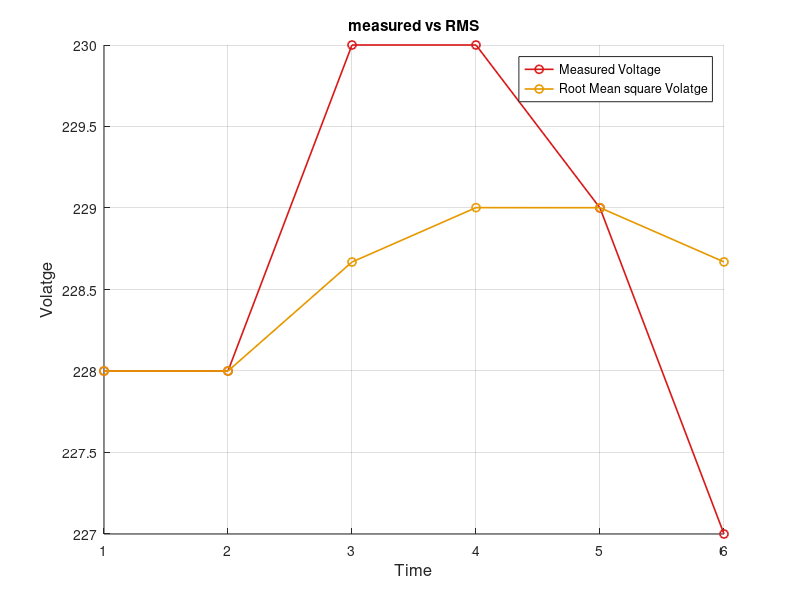
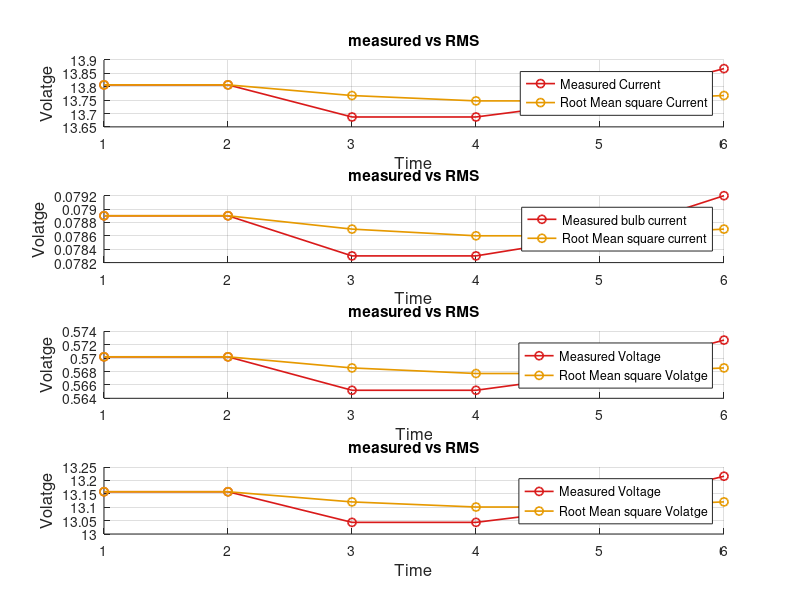
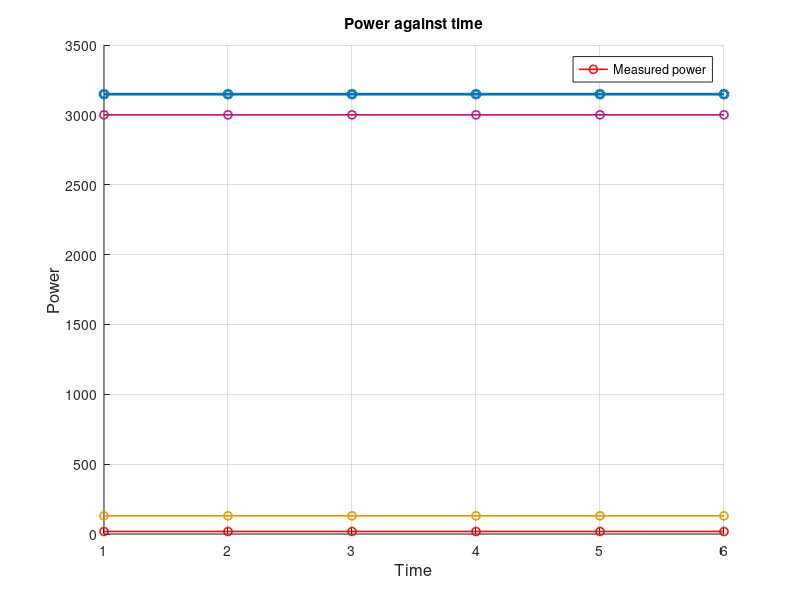
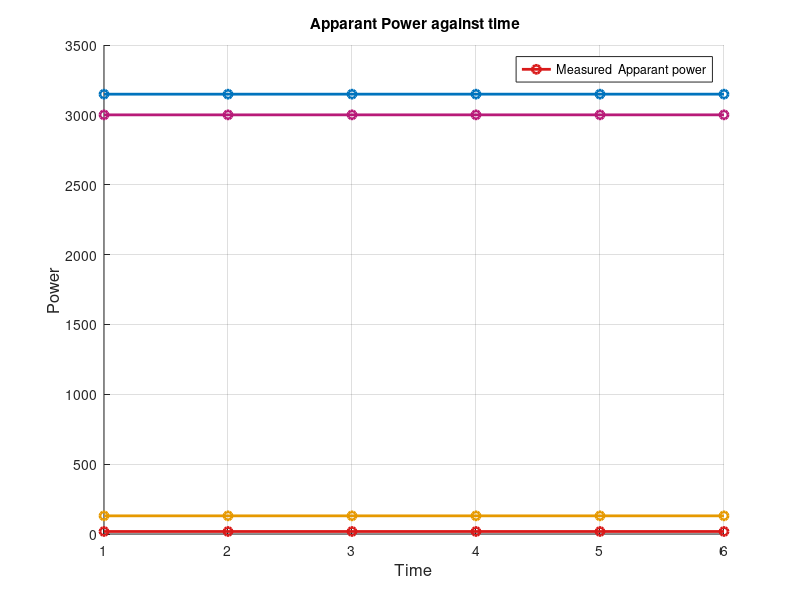

MATLAB code for these plots, in order: (Note: this script raises an error after producing the figures.)
%Formulas: Vrms = sqrt((1/N)*sum(v_n^2))          (eq. 3)
%            Irms = sqrt((1/N)*sum(i_n^2))          (eq. 3)
%            S    = Vrms * Irms
%            P    = (1/N)*sum(v_n * i_n)
%            pf   = P / S




% Data set measured by the volatge sensor and current sensors in time of
% six seconds 
N = 6;
time = (1:N)';
Voltage_measured = [228 228 230 230 229 227];   % V, from ZMPT101B
I_fan_measured    = [0.5702 0.5702 0.5652 0.5652 0.5677 0.5727];% A, ACS712 on fan
I_bulb_measured   = [0.0789 0.0789 0.0783 0.0783 0.0786 0.0792];   % A, ACS712 on bulb
I_heater_measured = [13.1579 13.1579 13.0435 13.0435 13.1004 13.2159]; %ACS712 on heater
I_total_measured = I_fan_measured + I_bulb_measured + I_heater_measured;

Vrms = zeros(N,1);
I_fan_rms = zeros(N,1);
I_bulb_rms = zeros(N,1);
I_heater_rms = zeros(N,1);
I_total_measured_rms = zeros(N,1);

%Now let calculate Vrms 
for i = 1:(N)
    Vrms(i) = sqrt( (1/i) * sum(Voltage_measured(1:i).^2) );
    I_fan_rms(i) = sqrt( (1/i) * sum(I_fan_measured(1:i).^2) );
    I_bulb_rms(i) = sqrt( (1/i) * sum(I_bulb_measured(1:i).^2) );
    I_heater_rms(i) = sqrt( (1/i) * sum(I_heater_measured(1:i).^2) );
    I_total_measured_rms(i) = sqrt( (1/i) * sum(I_total_measured(1:i).^2) );
end

figure(1),hold on
plot(time,Voltage_measured,    '-o' , 'color',  [0.85 0.1 0.1] , 'LineWidth',1.2)
plot(time,Vrms,    '-o' ,'color',    [0.9 0.6 0] ,  'LineWidth',  1.2)
grid on
xlabel("Time",'fontsize' , 12) ,  ylabel ("Volatge", 'fontsize',12)
legend({'Measured Voltage', 'Root Mean square Volatge'})
title('measured vs RMS')

figure(2)
subplot(411),hold on
plot(time, I_total_measured,    '-o' , 'color',  [0.85 0.1 0.1] , 'LineWidth', 1.2)
plot(time, I_total_measured_rms,    '-o' ,'color',    [0.9 0.6 0] ,  'LineWidth',   1.2)
grid on
xlabel("Time",'fontsize' , 12) ,  ylabel ("Volatge", 'fontsize',12)
legend({'Measured Current', 'Root Mean square Current'})
title('measured vs RMS')

subplot(412),hold on
plot(time, I_bulb_measured,    '-o' , 'color',  [0.85 0.1 0.1] , 'LineWidth', 1.2)
plot(time,I_bulb_rms,    '-o' ,'color',    [0.9 0.6 0] ,  'LineWidth',  1.2)
grid on
xlabel("Time",'fontsize' , 12) ,  ylabel ("Volatge", 'fontsize',12)
legend({'Measured bulb current', 'Root Mean square current'})
title('measured vs RMS')

subplot(413),hold on
plot(time,I_fan_measured,    '-o' , 'color',  [0.85 0.1 0.1] , 'LineWidth', 1.2)
plot(time,I_fan_rms,    '-o' ,'color',    [0.9 0.6 0] ,  'LineWidth',   1.2)
grid on
xlabel("Time",'fontsize' , 12) ,  ylabel ("Volatge", 'fontsize',12)
legend({'Measured Voltage', 'Root Mean square Volatge'})
title('measured vs RMS')

subplot(414),hold on
plot(time,I_heater_measured,    '-o' , 'color',  [0.85 0.1 0.1] , 'LineWidth', 1.2)
plot(time,I_heater_rms,    '-o' ,'color',    [0.9 0.6 0] ,  'LineWidth',   1.2)
grid on
xlabel("Time",'fontsize' , 12) ,  ylabel ("Volatge", 'fontsize',12)
legend({'Measured Voltage', 'Root Mean square Volatge'})
title('measured vs RMS')


%now to calculate power
P_bulb_measured =Voltage_measured .* I_bulb_measured ;
P_fan_measured =Voltage_measured .* I_fan_measured ;
P_heater_measured =Voltage_measured .* I_heater_measured ;
P_total = P_bulb_measured + P_fan_measured+ P_heater_measured ;

figure(3), hold on
plot(time,P_bulb_measured,    '-o' , 'color',  [0.85 0.1 0.1] , 'LineWidth', 1.2)
plot(time, P_fan_measured,    '-o' ,'color',    [0.9 0.6 0] ,  'LineWidth',  1.2)
plot(time, P_heater_measured,    '-o' ,'color',    [0.72 0.10 0.47] ,  'LineWidth',  1.2)
plot(time, P_total,    '-o' ,'color',   [0.00 0.45 0.74] ,  'LineWidth',   2)
grid on
xlabel("Time",'fontsize' , 12) ,  ylabel ("Power", 'fontsize',12)
legend({'Measured power'})
title('Power against time')

%now let calculate apparant power over time
 

S_Power_bulb = Vrms .*  I_bulb_rms;
S_Power_fan = Vrms .*  I_fan_rms;
S_Power_heater = Vrms .*  I_heater_rms;
S_Power_total = S_Power_bulb +S_Power_fan +S_Power_heater;

figure(4), hold on
plot(time,S_Power_bulb,    '-o' , 'color',  [0.85 0.1 0.1] , 'LineWidth', 2)
plot(time,S_Power_fan,    '-o' ,'color',    [0.9 0.6 0] ,  'LineWidth',   2)
plot(time,S_Power_heater  ,    '-o' ,'color',    [0.72 0.10 0.47] ,  'LineWidth',   2)
plot(time, S_Power_total,    '-o' ,'color',   [0.00 0.45 0.74] ,  'LineWidth',   2)
grid on
xlabel("Time",'fontsize' , 12) ,  ylabel ("Power", 'fontsize',12)
legend({'Measured  Apparant power'})
title(' Apparant Power against time')

E_bulb_kWh   = cumtrapz(time,P_bulb_measured)   / 3600 / 1000;
E_fan_kWh    = cumtrapz(time,P_fan_measured)    / 3600 / 1000;
E_heater_kWh = cumtrapz(time,  P_heater_measured) / 3600 / 1000;
E_total_kWh  = cumtrapz(time, P_total)  / 3600 / 1000;

figure(5);
plot(t_sec, E_bulb_kWh, 'r-o', 'LineWidth', 1.2); hold on;
plot(t_sec, E_fan_kWh, 'g-o', 'LineWidth', 1.2);
plot(t_sec, E_heater_kWh, 'm-o', 'LineWidth', 1.2);
plot(t_sec, E_total_kWh, 'k-o', 'LineWidth', 1.6);
grid on; xlabel('Time (s)'); ylabel('Energy (kWh)');
legend('Bulb','Fan','Heater','Total','Location','best');
title('Cumulative energy per load (\int P \, dt)');

% ---- Build a results struct so you can query any value by name ----
results.time = time;

results.P_bulb   = P_bulb_measured;
results.P_fan    = P_fan_measured;
results.P_heater = P_heater_measured;
results.P_total  = P_total;

results.E_bulb   = E_bulb_kWh;
results.E_fan    = E_fan_kWh;
results.E_heater = E_heater_kWh;
results.E_total  = E_total_kWh;

results.S_bulb   = S_Power_bulb;
results.S_fan    = S_Power_fan;
results.S_heater = S_Power_heater;
results.S_total  = S_Power_total;

% ---- Final summary (one number per load) ----
summary.E_bulb_total   = E_bulb_kWh(end);
summary.E_fan_total    = E_fan_kWh(end);
summary.E_heater_total = E_heater_kWh(end);
summary.E_total        = E_total_kWh(end);

disp(summary)

%case scenario
N_case =6;
time_case = (1:N_case)';

fan_on = [ 1 1 1 0 0 0]';

%now let use cases
current_bulb_case = I_bulb_measured';
current_heater_case = I_heater_measured';
current_fan_case = I_fan_measured' .* fan_on;
V_case = Voltage_measured';
%power used
P_bulb_case = V_case .* current_bulb_case;
P_heater_case = V_case .* current_heater_case;
P_fan_case = V_case .* current_fan_case ;

P_total_case = P_bulb_case + P_heater_case + P_fan_case;
E_total_case = cumtrapz(time_case, P_total_case ) / 3600 / 1000;   % kWh

% ---- Plot: shows the drop when fan turns off ----
figure(6), hold on
plot(time_case, P_fan_case,   '-o', 'Color', [0.9 0.6 0],    'LineWidth', 2)
plot(time_case, P_total_case, '-o', 'Color', [0.00 0.45 0.74], 'LineWidth', 2)
grid on
xlabel('Time (s)'), ylabel('Power (W)')
legend('Fan Power', 'Total Power')
title('Case Scenario: Fan Switches OFF at t = 4s')

figure(7),hold on
plot(time_case, E_total_case, '-o', 'Color', [0.00 0.45 0.74], 'LineWidth', 2)
plot(t_sec, E_total_kWh, 'k-o', 'LineWidth', 1.6);

grid on
xlabel('Time (s)'), ylabel('Cumulative Energy (kWh)')
legend({'full load ', 'load after fan is off'})
title('Total Energy — growth slows once fan is OFF')

%% ---- Build the results table ----
results = table(time, Voltage_measured', Vrms, ...
    I_bulb_measured', I_bulb_rms, I_fan_measured', I_fan_rms, ...
    I_heater_measured', I_heater_rms, ...
    P_bulb_measured', P_fan_measured', P_heater_measured', P_total', ...
    S_Power_bulb, S_Power_fan, S_Power_heater, S_Power_total, ...
    E_bulb_kWh, E_fan_kWh, E_heater_kWh, E_total_kWh, ...
    'VariableNames', {'Time_s','V_measured','Vrms', ...
    'I_bulb_measured','Irms_bulb','I_fan_measured','Irms_fan', ...
    'I_heater_measured','Irms_heater', ...
    'P_bulb_W','P_fan_W','P_heater_W','P_total_W', ...
    'S_bulb_VA','S_fan_VA','S_heater_VA','S_total_VA', ...
    'E_bulb_kWh','E_fan_kWh','E_heater_kWh','E_total_kWh'});

%---- Export to CSV ----
writetable(results, 'measured_dpb_dataset.csv');
disp('Dataset exported successfully.')




    
